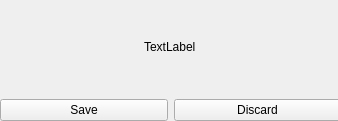
<?xml version="1.0" encoding="UTF-8"?>
<ui version="4.0">
 <class>Form</class>
 <widget class="QWidget" name="Form">
  <property name="geometry">
   <rect>
    <x>0</x>
    <y>0</y>
    <width>338</width>
    <height>121</height>
   </rect>
  </property>
  <property name="windowTitle">
   <string>Form</string>
  </property>
  <widget class="QWidget" name="verticalLayoutWidget">
   <property name="geometry">
    <rect>
     <x>0</x>
     <y>0</y>
     <width>341</width>
     <height>121</height>
    </rect>
   </property>
   <layout class="QVBoxLayout" name="verticalLayout" stretch="2,1">
    <item alignment="Qt::AlignHCenter">
     <widget class="QLabel" name="label">
      <property name="text">
       <string>TextLabel</string>
      </property>
     </widget>
    </item>
    <item>
     <layout class="QHBoxLayout" name="horizontalLayout">
      <item>
       <widget class="QPushButton" name="btn_save">
        <property name="text">
         <string>Save</string>
        </property>
       </widget>
      </item>
      <item>
       <widget class="QPushButton" name="btn_discard">
        <property name="text">
         <string>Discard</string>
        </property>
       </widget>
      </item>
     </layout>
    </item>
   </layout>
  </widget>
 </widget>
 <resources/>
 <connections/>
</ui>
